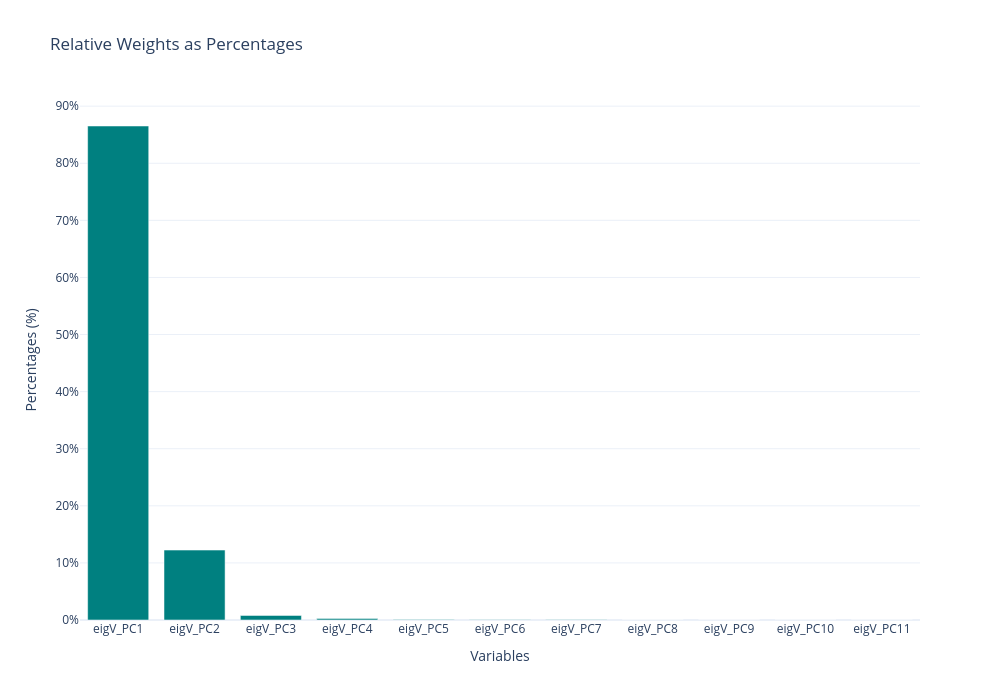

Source (notebook cell):
### Code cell
#### Plotting the relative values of the Eigenvalues

fig_pct = go.Figure(
    data = go.Bar(
        x = labels,
        y = percentages,
        #text=[f"{p:.2f}%" for p in percentages],
        textposition='outside',
        marker=dict(color='teal')
    )
)

fig_pct.update_layout(
    title='Relative Weights as Percentages',
    xaxis_title='Variables',
    yaxis_title='Percentages (%)',
    yaxis=dict(ticksuffix='%'),
    template='plotly_white',
    width=1000,
    height=700,
)

fig_pct.show()

### Figure 1 — Plotly figure (JSON) as saved in the notebook; plotly's stock layout.template omitted (floating-point values rounded to 4 significant figures)
{"data": [{"marker": {"color": "teal"}, "textposition": "outside", "x": ["eigV_PC1", "eigV_PC2", "eigV_PC3", "eigV_PC4", "eigV_PC5", "eigV_PC6", "eigV_PC7", "eigV_PC8", "eigV_PC9", "eigV_PC10", "eigV_PC11"], "y": [86.53, 12.25, 0.8006, 0.2435, 0.08948, 0.03282, 0.02394, 0.01771, 0.007677, 0.004934, 0.003315], "type": "bar"}], "layout": {"yaxis": {"title": {"text": "Percentages (%)"}, "ticksuffix": "%"}, "title": {"text": "Relative Weights as Percentages"}, "xaxis": {"title": {"text": "Variables"}}, "width": 1000, "height": 700}}
